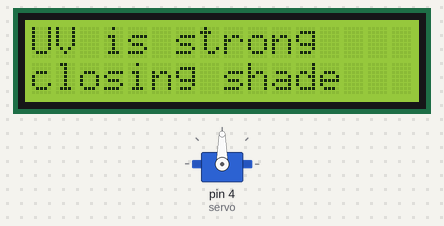
Bench run of a sketch on a simulated Arduino Uno, built with avr-gcc and run on an emulated ATmega328P. Shown: 16×2 character LCD, servo. What the sketch prints to the serial monitor is not drawn.

Above: at 3.1 s.
Timing chart, 0 to 7.6 s (numbered marks = the images above):
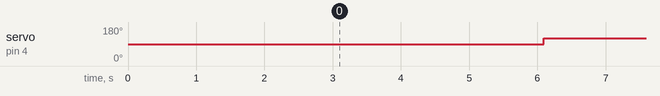

Measured:
- by itself, servo on pin 4 (servo): 90° → 120° at 6.1 s

The sketch:

uvmycode.ino
```cpp
// 모터 라이브러리
#include <Servo.h>
Servo servo;

// LCD 모니터 라이브러리
#include <Wire.h> //i2c 통신
#include <LiquidCrystal_I2C.h> //LCD 1602 I2C
LiquidCrystal_I2C lcd(0x3F, 16, 2); //접근 주소 : 0x3F or 0x27

// 자외선 센서 라이브러리


float UVcriteria = 1; // 덮개 작동하는 자외선 수치 기준
int cover = 0; //덮개 상태 (0: 열림, 1: 닫힘)
float sensorValue; // 자외선 값 저장할 변수
int flag = 1;
int flag2 = false;

void setup() {
    lcd.begin(); //LCD초기화
    lcd.backlight();

    servo.attach(4);    // 디지털 핀 4번에 연결
    Serial.begin(9600); // 시리얼 통신 시작
}


void UVsensor() {
    float sensorVoltage;

    sensorValue = analogRead(A0);
    sensorVoltage = (sensorValue/1024*5.0)*1000;
    // Serial.print("sensor reading = ");
    // Serial.print(sensorValue);
    // Serial.print("        sensor voltage = ");
    // Serial.print(sensorVoltage);
    Serial.println(" mV");
    delay(1000);
}

void Cover() {
    if (flag == 1){
        delay(2000); // 2초 대기 - 자외선 센서가 초기값을 제대로 읽기 위해
        flag = 0;
    }

    if (sensorValue >= UVcriteria) { // 자외선 값이 기준치보다 크거나 같으면
        // cover 변수 닫힘으로 변경
        cover = 1;
        flag2 = true;
        // LCD
        lcd.setCursor(0, 0); // 첫번째 즐
        lcd.print("UV is strong");
        lcd.setCursor(0, 1); // 두번째 줄
        lcd.print("closing shade");
        // delay time
        delay(3000); // 3초 대기
        lcd.clear(); // LCD 화면 지우기
        // motor
        servo.write(120); // 덮개를 닫는다.
    }

    else { // 자외선 값이 기준치보다 작으면
        // cover 변수 열림으로 변경
        cover = 0;
        flag2 = true;
        // LCD
        lcd.setCursor(0, 0); // 첫번째 줄
        lcd.print("UV is weak");
        lcd.setCursor(0, 1); // 두번째 줄
        lcd.print("opening shade");
        // delay time
        delay(3000); // 3초 대기
        lcd.clear(); // LCD 화면 지우기
        // motor
        servo.write(0); // 덮개를 연다.
    }

    if (flag2 == true){
        delay(600000); // 10분 대기
        flag2 = false;
    }
    else {
        delay(1000); // 1초 대기
    }
}


void loop() {
    UVsensor();
    Cover();
}
```
